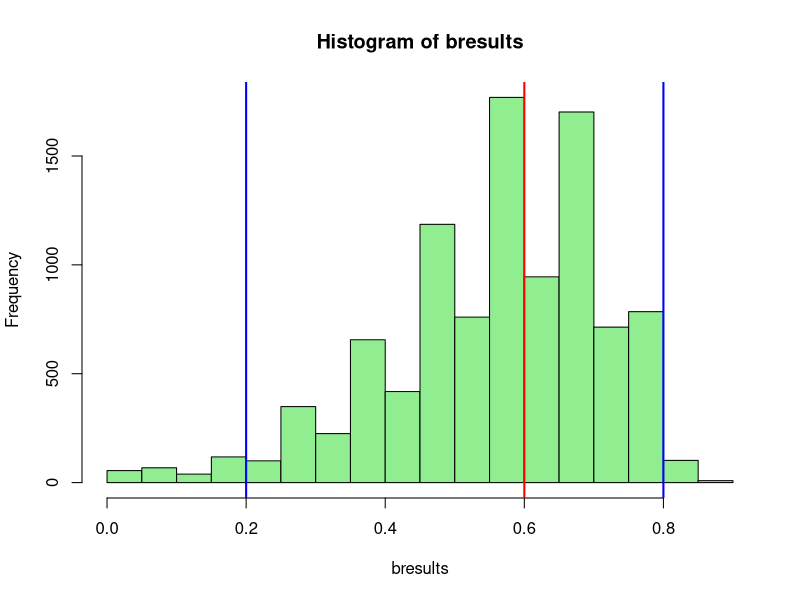

This chart was generated by the following R code:
# Example code supplied for illustrative purposes only. The regression equations below were built
# using 2 years of data from our level 1 trauma academic medical center. They will not work out of the
# box for your institution.
# 2019-2020 Edward G. Brown MS, Patricia K. Howard PhD RN, Daniel Moore MD
# For more information please read the paper SIMULATING EMERGENCY DEPARTMENT BOARDING USING A DIFFERENCE EQUATION 
# at https://doi.org/10.1101/2020.03.19.20039040

bfunc <- function() {

  days <- 30
  lower <- 200
  upper <- 300
  
  threshold <- 40

  xbar.rand <- rep(NA,days)
  xbar.star <- rep(NA,days)
  xbar.start <- rep(NA,days)
  xbar.stop <- rep(NA,days)

  start_int <- 22.44721952
  start_slope <- 0.179980129
  stop_int <- 32.5802325885976
  stop_slope <- 0.492633658985415
  
    
for (i in 1:days)
  xbar.rand[[i]] <-sample(lower:upper, 1)

for (i in 1:days)
  xbar.start[[i]] <- start_int + (xbar.rand[[i]] * start_slope)


for (i in 1:days)
  xbar.stop[[i]] <- stop_int +(xbar.start[[i]] * stop_slope)

# Why 12? In our observed data, the starting day balance of a day (selected at random) was 12. This starts our iteration.
# Patients boarding at Start of Day was 25, Patients start boarding during the day was 57, Patients stop boarding was 70.  
xbar.star[[1]] = 12

for (i in 1:days)
  xbar.star[[i+1]] = ifelse(ceiling((xbar.star[i] + xbar.start[[i]]) - xbar.stop[[i]]) < 0, 0, ceiling((xbar.star[i] + xbar.start[[i]]) - xbar.stop[[i]]) )
 

over_threshold <- length(xbar.star[xbar.star >= threshold])/days

return(over_threshold)
} # end of function


reps <- 10000
bresults <- rep(NA,reps)


for (i in 1:reps)
  bresults[[i]] <- bfunc()



sd(bresults)
summary(bresults)

# percentile method for 95% CI
quantile(bresults, 0.025)
quantile(bresults, 0.975)

hist(bresults, col="lightgreen")
abline(v=quantile(bresults, 0.025),col="blue", lwd=2)
abline(v=quantile(bresults, 0.975),col="blue", lwd=2)
abline(v=median(bresults),col="red", lwd=2)

# Uncomment the section below for a non-parametric CI around the median.
# The function will output the achieved CL.
# Note: Numerous ties (especially around the median) may lead to an exceedingly narrow CI.
# This will likely occur more/less depending on the function arguments used and number of bootstrap replications.
# Your results may vary.

# GetCI <- function(v, clevel){
#   
#   v <- sort(v)
#   n <- length(v)
#   cl <- 0
#   prod <- (n+1)*(0.50)
#   Lstar <- floor(prod - 1)
#   Ustar <- floor(prod + 1)
#   
#   while (cl < clevel ) { 
#     
#     l <- pbinom(Lstar,length(v),prob=0.5)
#     u <- pbinom(Ustar,length(v),prob=0.5)
#     cl <- u - l 
#     
#     Lstar <- Lstar - 1
#     Ustar <- Ustar + 1
#     
#   }
#   
#   return(list(cl, v[Lstar], v[Ustar] ))
# }
# 
# # returns the achieved CL and upper/lower bounds
# cls <- GetCI(bresults,0.95) 
# cls
# 
# hist(bresults, col="lightgreen")
# abline(v=cls[2],col="blue", lwd=2)
# abline(v=cls[3],col="blue", lwd=2)
# abline(v=median(bresults),col="red", lwd=2)
